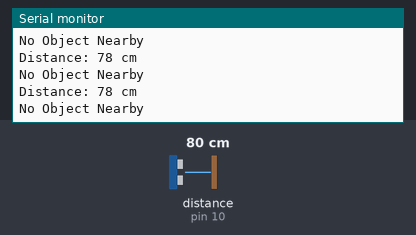
Recording of a sketch running on a simulated Arduino Uno, built with avr-gcc and run on an emulated ATmega328P. Shown: the last lines printed to the serial monitor. Wiring (inferred from the names in the program): ultrasonic range finder: trigger pin 9; echo pin 10. The test bench sets the inputs (shaded band); at power-on: distance to the obstacle (sensor on pin 10) 80 cm. The echo pulse lasts 58.3 µs per cm.

Above: at 1.3 s.
1.4 s: distance to the obstacle (sensor on pin 10) set to 2 cm
At 1.83 s:
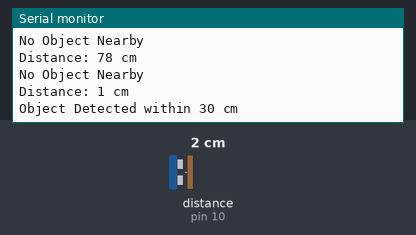
3.5 s: distance to the obstacle (sensor on pin 10) set to 120 cm
At 3.85 s:
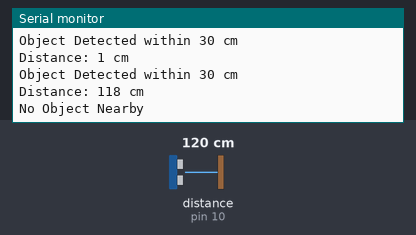
6.5 s: distance to the obstacle (sensor on pin 10) set to 4 cm
At 6.88 s:
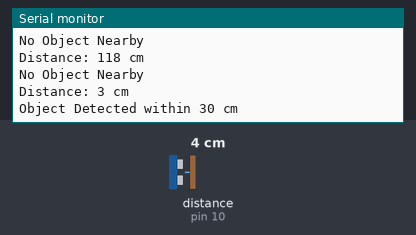
9.5 s: distance to the obstacle (sensor on pin 10) set to 9 cm
At 9.89 s:
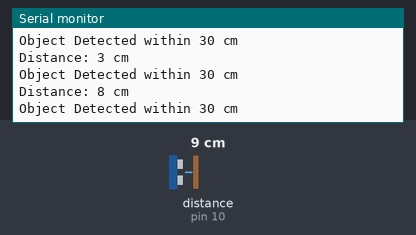
Timing chart, 0 to 12.5 s (numbered marks = the images above; inputs shaded):
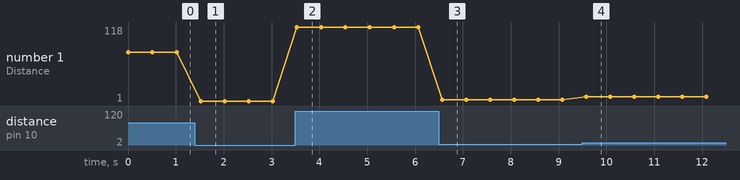

The sketch:

Oject_detection.ino
```cpp
#define trigPin 9
#define echoPin 10

long duration;
int distance;

void setup() {
  pinMode(trigPin, OUTPUT);
  pinMode(echoPin, INPUT);
  Serial.begin(9600);
}

void loop() {
  // Send ultrasonic pulse
  digitalWrite(trigPin, LOW);
  delayMicroseconds(2);

  digitalWrite(trigPin, HIGH);
  delayMicroseconds(10);
  digitalWrite(trigPin, LOW);

  // Read echo time
  duration = pulseIn(echoPin, HIGH);

  // Convert to distance (cm)
  distance = duration * 0.034 / 2;

  Serial.print("Distance: ");
  Serial.print(distance);
  Serial.println(" cm");

  // Detect object within 30 cm
  if (distance <= 30 && distance > 0) {
    Serial.println("Object Detected within 30 cm");
  } else {
    Serial.println("No Object Nearby");
  }

  delay(500);
}
```

Measured:
- after the input at 1.4 s, the serial monitor: prints a new line after 0.12 s (image 1)
- after the input at 3.5 s, the serial monitor: prints a new line at once (image 2)
- after the input at 6.5 s, the serial monitor: prints a new line after 0.07 s (image 3)
- after the input at 9.5 s, the serial monitor: prints a new line after 0.08 s (image 4)
- plotted number 1: 78 → 1 after the input at 1.4 s, 1 → 118 after the input at 3.5 s, 118 → 3 after the input at 6.5 s, 3 → 8 after the input at 9.5 s
